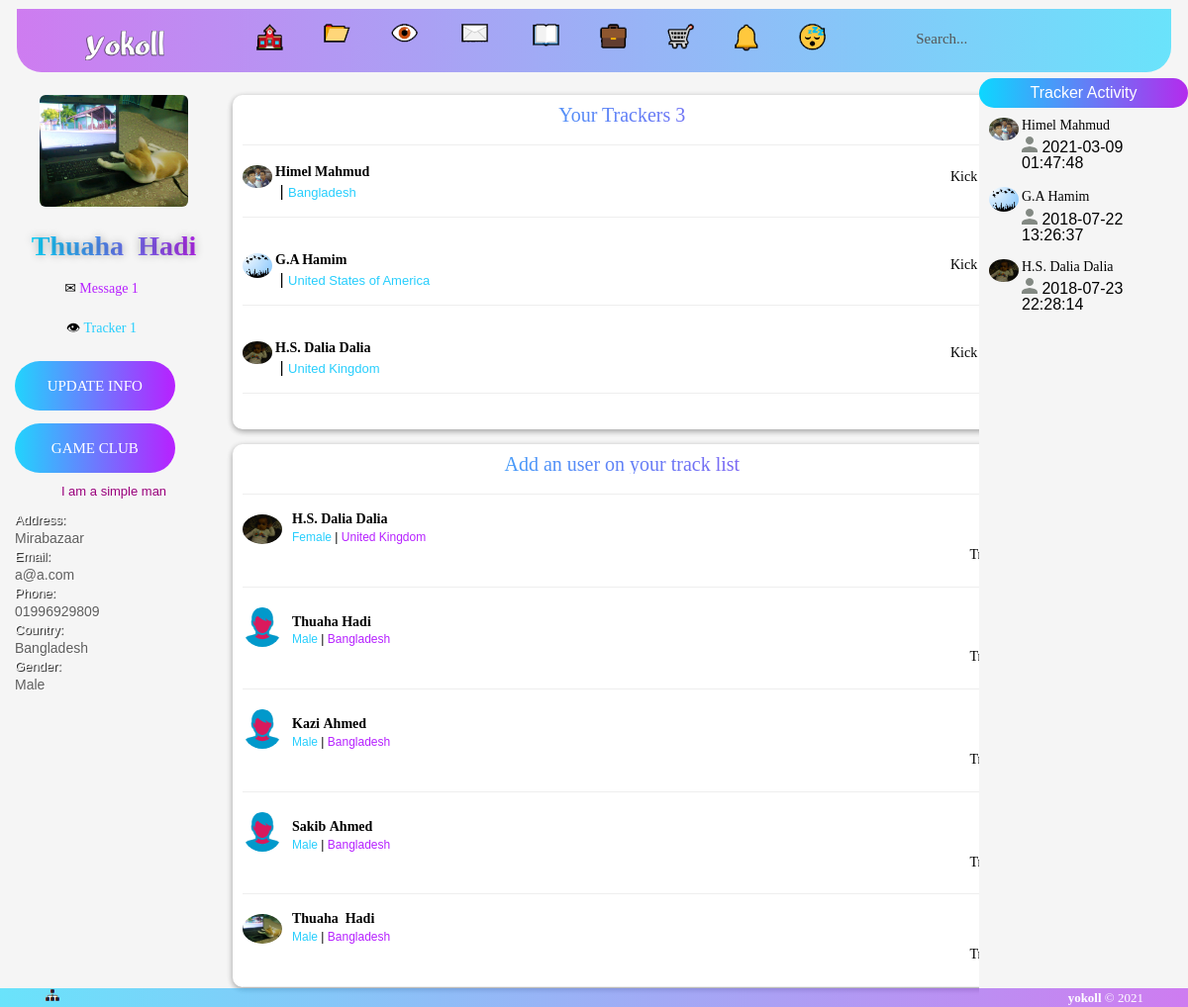
The app's page /gau_sokolmanush.php (signed in) with its own data.
### tables this page shows
CREATE TABLE IF NOT EXISTS `members` (
`id` int(225) NOT NULL,
  `fname` varchar(100) NOT NULL,
  `lname` varchar(100) NOT NULL,
  `user` varchar(25) NOT NULL,
  `email` varchar(100) NOT NULL,
  `password` varchar(50) NOT NULL,
  `gender` varchar(100) NOT NULL,
  `address` varchar(300) NOT NULL,
  `city` varchar(100) NOT NULL,
  `country` varchar(50) NOT NULL,
  `contact` varchar(15) NOT NULL,
  `bday` varchar(100) NOT NULL,
  `profilepic` varchar(500) NOT NULL,
  `coverphoto` varchar(500) NOT NULL,
  `bio` varchar(250) NOT NULL,
  `experiences` varchar(200) NOT NULL,
  `primary_school` varchar(100) NOT NULL,
  `high_school` varchar(100) NOT NULL,
  `college` varchar(100) NOT NULL,
  `graduation_college` varchar(100) NOT NULL,
  `work` varchar(100) NOT NULL,
  `art_and_enter` varchar(200) NOT NULL,
  `home_address` varchar(100) NOT NULL,
  `home_city` varchar(100) NOT NULL,
  `home_country` varchar(100) NOT NULL,
  `home_contact` varchar(15) NOT NULL,
  `office_contact` varchar(15) NOT NULL,
  `sub_email` varchar(50) NOT NULL,
  `link` varchar(500) NOT NULL,
  `verified` varchar(200) NOT NULL,
  `real_time` datetime NOT NULL,
  `join_time` varchar(50) NOT NULL,
  `update_time` varchar(25) NOT NULL,
  `security_que` varchar(500) NOT NULL,
  `security_ans` text NOT NULL,
  `search_name` varchar(500) NOT NULL
);

### gau_sokolmanush.php (the view, shortened to what this page needs)
<?php include 'bin/access/social/header.php';?>
<div class="row-offcanvas row-offcanvas-left">
  <div id="sidebar" class="sidebar-offcanvas">
      <div class="col-md-12">
      <div class="static">
 <?php include 'bin/access/social/left_bar_content.php';?>
       </div>
      </div>
  </div>
 <div class="row">
              <div class="col-md-12">
         <div class="row">
              <div class="col-md-10">
              <div class="tracker_list">
             <div class="Right_h" align="center"><b>Your Trackers <?php
$result = mysql_query("SELECT * FROM friends WHERE requested='".$_SESSION['SESS_MEMBER_ID'] ."' and status='accepted' ORDER BY requested ASC");
	$numberOfRows = MYSQL_NUMROWS($result);
	echo $numberOfRows;
	?></b></div><hr/>
            <?php
								$hamim2 = mysql_query("SELECT * FROM friends WHERE requested='".$_SESSION['SESS_MEMBER_ID'] ."' and status='accepted' ORDER BY requested ASC");
								while($dalia2 = mysql_fetch_array($hamim2))
								  {
								$mdth=$dalia2['addedby'];
								  $dalia1 = mysql_query("SELECT * FROM members WHERE user='$mdth'");
								while($tuhan1 = mysql_fetch_array($dalia1))
								  {
			  echo '<div>';
			  echo '<div style="float:left">';
			  echo '<div style=" margin-right:3px; float:left">';
			  		echo '<img class="img-circle" src="http://localhost/social/'.$tuhan1['profilepic'].'" height="30" width="30">';
					echo '</div>';
					echo '<div style="margin-top:-5px; float:right">';
					 echo  '<a href=http://localhost/social/user/'.$tuhan1['user'] .'><strong>'.$tuhan1['fname'].' '.$tuhan1['lname'].'</strong></a><br/>';
					  echo  '<font size="2px" color="#b621ff">'.$tuhan1['city'].'</font>&nbsp;|&nbsp;<font size="2px" color="#27cefd">'. $tuhan1['country'].'</font>';
					echo '</div>';
				echo '</div>';
				echo '<div style="float:right">';
					echo '<a href=http://localhost/social/tracker/list/out/'.$dalia2["id"] .' title="Kick Out">'.'Kick Out'.'</a>';
					echo '</div>';
			   echo '</div>';
			   echo '<br><br><hr/><br/>';
								  }
								  }
				?>
              </div>
              </div>
              <div class="col-md-2"></div>
          </div>
          <div class="row">
              <div class="col-md-10">
              <div class="tracker_list">
             <div class="Right_h" align="center"><b>Add an user on your track list</b></div><hr/>
          <?php
			   $hamim8 = mysql_query("SELECT * FROM members ORDER BY RAND() LIMIT 20");
while($tuhan9 = mysql_fetch_array($hamim8))
  {
	  ?>
         <?php
					$commentid=$tuhan9["user"];
					$rrr=$_SESSION['SESS_MEMBER_ID'];
								$qry="SELECT * FROM friends WHERE addedby = '$rrr' AND requested = '$commentid' AND status='accepted'";
						$result=mysql_query($qry);
							if(mysql_num_rows($result) > 0) {?>
							<?php
							}else {
								?>
<img class="img-circle" src="http://localhost/social/<?php echo $tuhan9["profilepic"] ;?>" height="40px" width="40px">
          <div class="right_user">
        <strong><a href="http://localhost/social/user/<?php echo $tuhan9["user"];?>"><?php echo $tuhan9['fname'] . '&nbsp;'.$tuhan9['lname'] .'&nbsp;'.$tuhan9['verified'];?></a></strong></div>
        <div class="right_info">
        <font color="#27cefd"><?php echo $tuhan9["gender"];?></font>&nbsp;|&nbsp;<font color="#b621ff"><?php echo $tuhan9["country"];?></font>
        </div>
           <div align="right">
            <a href="http://localhost/social/tracker/list/addnew/<?php echo $tuhan9["user"];?>" title="Click to track this person">
							Track
                            </a>
                            </div>
                            <hr/>
                              <?php
							}
						?>
		<?php
				  }
				  ?>
              </div>
              </div>
              <div class="col-md-2"></div>
          </div>
              </div>
          </div>
<?php include 'bin/access/social/chat-bar.php';?>
<?php include 'bin/access/index/footer.php';?>

### bin/access/social/left_bar_content.php (shortened to what this page needs)
 <div align="center">
        <?php
					$dalia=$_SESSION['SESS_MEMBER_ID'];
								$hamim = mysql_query("SELECT * FROM members where user='$dalia'");
								while($tuhan = mysql_fetch_array($hamim))
								  {
			  ?>
			  <div class="row">
        <div class="col-md-12 col-sm-12">
			  <div align="center">
			  		<a title="Update Photo" href="http://localhost/social/update/picture/<?php echo $tuhan['user'];?>"><img src="http://localhost/social/<?php echo $tuhan['profilepic'];?>" height="150" width="150" class="img-responsive img-rounded"></a>
            </div>
     <br/>
     <div style="width:200px;">
         <strong><a href="http://localhost/social/user/<?php echo $tuhan['user'];?>" alt="Login as <?php echo $tuhan['fname'];?> <?php echo $tuhan['lname'];?>"><font class="name-font"><?php echo $tuhan['fname'];?>&nbsp;<?php echo $tuhan['lname'].$tuhan['verified'];?></font></a></strong>
         </div>
         </div>
			</div>
        <div class="row">
        <div class="col-md-12 col-sm-12">
        <div class="row">
     <div class="col-md-12">
         <div align="center">
         <a class="nav-link space" href="http://localhost/social/messages/" title="Unread Message" >✉ <font color="#b621ff"><b>Message <?php
$result11 = mysql_query("SELECT * FROM mess WHERE idPhong='".$_SESSION['SESS_MEMBER_ID'] ."' and status='unread'");
	$numberOfRows4 = MYSQL_NUMROWS($result11);
	echo '<font>' . $numberOfRows4 . '</font>';
	?></b></font></a>
     <a class="nav-link space" href="http://localhost/social/view/all/track/request/" title="Tracker Request" >👁‍ <font color="#27cefd"><b>Tracker  <?php
$result = mysql_query("SELECT * FROM friends WHERE requested='".$_SESSION['SESS_MEMBER_ID'] ."' and status='pending' ORDER BY requested ASC");
	$numberOfRows = MYSQL_NUMROWS($result);
	echo '<font>' . $numberOfRows . '</font>';
	?></b></font></a>
     </div>
            </div>
     </div>
        </div>
        </div>
       <div class="row">
        <div class="col-md-10 col-sm-12">
            <div align="center">
					<div class="container-login100-form-btn">
						<div class="wrap-login100-form-btn">
							<div class="login100-form-bgbtn"></div>
							<a title="Update Photo" href="http://localhost/social/update/info/<?php echo $tuhan['user'];?>"><button class="login100-form-btn">
								Update Info
							</button></a>
						</div>
					</div>
                <div class="container-login100-form-btn">
						<div class="wrap-login100-form-btn">
							<div class="login100-form-bgbtn"></div>
							<a title="🎲 GameClub" href="http://localhost/social/gameclub/" target="_blank"><button class="login100-form-btn">
								game club
							</button></a>
						</div>
					</div>
                </div>
           </div>
      </div>
        <div style="overflow: auto;">
       <div class="bio">
	   <?php echo $tuhan['bio'];?>
       </div>
       <div align="left">
           <ul>
               <li>
       <div class="basic-info">Address:</div>
       <div class="basic-info-fild">
	   <?php echo $tuhan['address'];?>
       </div>
                   </li>
               <li>
       <div class="basic-info">Email:</div>
	   <div class="basic-info-fild"><?php echo $tuhan['email'];?>
       </div>
               </li>
               <li>
       <div class="basic-info">Phone:</div>
       <div class="basic-info-fild">
	   <?php echo $tuhan['contact'];?>
       </div>
               </li>
                   <li>
       <div class="basic-info">Country:</div>
       <div class="basic-info-fild">
	   <?php echo $tuhan['country'];?>
       </div>
               </li>
                       <li>
       <div class="basic-info">Gender:</div>
       <div class="basic-info-fild">
	   <?php echo $tuhan['gender'];?>
       </div>
               </li>
         </ul>
       </div>
     </div>
       <?php
	    }
				?>
                </div>

### list_ban.php (shortened to what this page needs)
<?php
$cc = $_SESSION['SESS_MEMBER_ID'] ;
?>
             <?php
								$hamim2 = mysql_query("SELECT * FROM friends WHERE requested='".$_SESSION['SESS_MEMBER_ID'] ."' and status='accepted' ORDER BY requested ASC");
								while($dalia2 = mysql_fetch_array($hamim2))
								  {
								$mdth=$dalia2['addedby'];
            $sql = "SELECT * from members WHERE user='$mdth'";   $result = mysql_query($sql);
            while ($row = mysql_fetch_assoc($result)) {
                if ($row['id'] != $cc) {
            $datetime = date("Y-m-d H:i:s");
           $ngon = abs (strtotime($datetime) -strtotime($row['real_time']));
                    ?>
                    <li class="clearfix">
                        <img src="http://localhost/social/<?php echo $row["profilepic"]; ?>" height="30px" width="30px" class="img-circle responsive"/>
                        <div style="margin: -30px 0px 0px 33px;">
                            <div><a onclick="window.open('http://localhost/social/view/message/<?php echo $_SESSION['SESS_MEMBER_ID']; ?>&idb=<?php echo $row["user"]; ?>','_blank','height=800,width=400')" href='http://localhost/social/view/message/<?php echo $_SESSION['SESS_MEMBER_ID']; ?>&idb=<?php echo $row["user"]; ?>'><?php echo $row["fname"] . " " . $row["lname"] ?></a>  </div>
                            <div style="paddin-buttom:20px">
                                <?php
if ($ngon <100) {
             echo "<img src='http://localhost/social/bin/access/images/icon/connect.PNG'>  online";
         }
         else
         {
            echo"<img src='http://localhost/social/bin/access/images/icon/disconnect.PNG'> " . (string)$row['real_time'] ;
         }
?>
                            </div></br>
                        </div>
                    </li>
                    <?php
                }
            }
                                  }
            ?>

### bin/access/css/yokoll.css (style rules this page uses)
.space { margin-right:25px; }
body,html,.row-offcanvas { height:100%; }
body { padding-top: 0px; }
#sidebar { width: inherit; min-width: 220px; max-width: 220px; background-color:#f5f5f5; float: left; height:100%; position:relative; overflow-y:auto; overflow-x:hidden; }
.static { position: fixed; float: left; }
.name-font { font-size: 28px; background: linear-gradient(to right, rgba(13, 215, 255,10.0) , rgba(180, 43, 237,10.0)); -webkit-background-clip: text; -webkit-text-fill-color: transparent; text-shadow: 0px 0px 8px rgba(0, 0, 0,.3); }
.bio { margin-top:12px; height: 100% auto; width :190px; font:Cambria, "Hoefler Text", "Liberation Serif", Times, "Times New Roman", serif; font-size:13px; color:#9A007C; margin-bottom:16px; }
.basic-info { color: white; text-shadow: 1px 1px 1px #000000; margin-top:5px; margin-bottom:5px; position:relative; font-size:13px; }
.basic-info-fild { color: #5E5E5E; text-shadow: 1px 1px 1px #fff; margin-top:0px; position:relative; font-size:14px; }
.Right_h { font-size: 20px; font-family:Cambria, "Hoefler Text", "Liberation Serif", Times, "Times New Roman", serif; background: linear-gradient(to right, rgba(13, 215, 255,10.0) , rgba(180, 43, 237,10.0)); -webkit-background-clip: text; -webkit-text-fill-color: transparent; margin-bottom:10px; }
.right_user { margin: -40px 0px 0px 50px; }
.right_info { font-size: 12px; margin: 0px 0px 0px 50px; }
.tracker_list { width:100% auto; box-shadow: 0 2px 6px 0 rgba(0, 0, 0, 0.2), 0 2px 6px 0 rgba(0, 0, 0, 0.19); margin-bottom:15px; padding:10px 10px 0px 10px; border-radius:10px; background-color:#FFFFFF; }

### bin/access/css/chat-aria.css (style rules this page uses)
html, body, div, span, applet, object, iframe, h1, h2, h3, h4, h5, h6, p, blockquote, pre, a, abbr, acronym, address, big, cite, code, del, dfn, em, img, ins, kbd, q, s, samp, small, strike, strong, sub, sup, tt, var, b, u, i, center, dl, dt, dd, ol, ul, li, fieldset, form, label, legend, table, caption, tbody, tfoot, thead, tr, th, td, article, aside, canvas, details, embed, figure, figcaption, footer, header, hgroup, menu, nav, output, ruby, section, summary, time, mark, audio, video { margin: 0; padding: 0; border: 0; font-size: 100%; font: inherit; vertical-align: baseline; }
body { line-height: 1; }
ol, ul { list-style: none; }
html { width: 100%; }
body { width: 100%; color:#FFFFFF; }
@media (min-width: 768px) { body { font-size: 16px; } }
a { text-decoration: none; }
button { cursor: pointer; font-size: inherit; border: 0; }
strong { font-weight: 600; }
img { max-width: 100%; height: auto; }
* { box-sizing: border-box; }

### bin/access/css/main.css (style rules this page uses)
* { margin: 0px; padding: 0px; box-sizing: border-box; }
body, html { height: 100%; font-family: Poppins-Regular, sans-serif; color: #000000; }
a { font-family: Poppins-Regular; font-size: 14px; line-height: 1.7; color: #000000; margin: 0px; transition: all 0.4s; -webkit-transition: all 0.4s; -o-transition: all 0.4s; -moz-transition: all 0.4s; }
ul, li { margin: 0px; list-style-type: none; }
button { outline: none !important; border: none; background: transparent; }
.container-login100-form-btn { display: -webkit-box; display: -webkit-flex; display: -moz-box; display: -ms-flexbox; display: flex; flex-wrap: wrap; justify-content: center; padding-top: 13px; }
.wrap-login100-form-btn { width: 100%; display: block; position: relative; z-index: 1; border-radius: 25px; overflow: hidden; margin: 0 auto; }
.login100-form-bgbtn { position: absolute; z-index: -1; width: 300%; height: 100%; background: #a64bf4; background: -webkit-linear-gradient(right, #21d4fd, #b721ff, #21d4fd, #b721ff); background: -o-linear-gradient(right, #21d4fd, #b721ff, #21d4fd, #b721ff); background: -moz-linear-gradient(right, #21d4fd, #b721ff, #21d4fd, #b721ff); background: linear-gradient(right, #21d4fd, #b721ff, #21d4fd, #b721ff); top: 0; left: -100%; -webkit-transition: all 0.4s; -o-transition: all 0.4s; -moz-transition: all 0.4s; transition: all 0.4s; }
.login100-form-btn { font-family: Poppins-Medium; font-size: 15px; color: #fff; line-height: 1.2; text-transform: uppercase; display: -webkit-box; display: -webkit-flex; display: -moz-box; display: -ms-flexbox; display: flex; justify-content: center; align-items: center; padding: 0 20px; width: 100%; height: 50px; }

### records on screen
members: profilepic (picture), fname "Thuaha", lname "Hadi", numberOfRows4 "1", numberOfRows "1", bio "I am a simple man", address "Mirabazaar", email "a@a.com", contact "01996929809", country "Bangladesh", gender "Male"
members: profilepic (picture), fname "Himel", lname "Mahmud", country "Bangladesh", real_time "2021-03-09 01:47:48"
members: profilepic (picture), fname "G.A", lname "Hamim", country "United States of America", real_time "2018-07-22 13:26:37"
members: profilepic (picture), fname "H.S. Dalia", lname "Dalia", country "United Kingdom", gender "Female", real_time "2018-07-23 22:28:14"
members: profilepic (placeholder picture), fname "Thuaha", lname "Hadi", gender "Male", country "Bangladesh"
members: profilepic (placeholder picture), fname "Kazi", lname "Ahmed", gender "Male", country "Bangladesh"
members: profilepic (placeholder picture), fname "Sakib", lname "Ahmed", gender "Male", country "Bangladesh"

### other values on screen
$numberOfRows "3"
